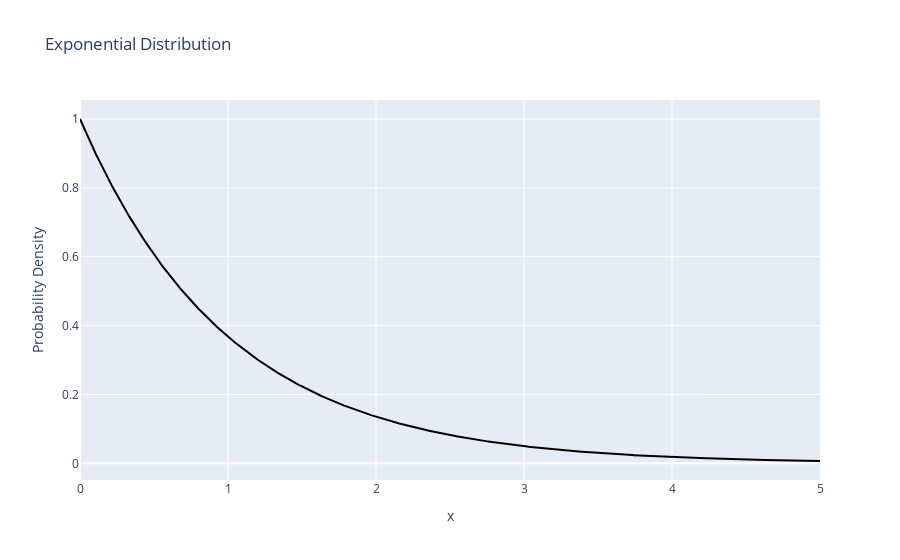

Source (notebook cell):
### Code cell
# Plotting original distribution
utils.visualize_exp_true(x_true, f_true)

### Figure 1 — Plotly figure (JSON) as saved in the notebook; plotly's stock layout.template omitted (floating-point values rounded to 4 significant figures; data arrays with more than 128 entries replaced by an {"elided": "..."} marker saying what was removed)
{"data": [{"marker": {"color": "black"}, "type": "scatter", "x": {"elided": "1000 float values"}, "y": {"elided": "1000 float values"}}], "layout": {"title": {"text": "Exponential Distribution"}, "xaxis": {"title": {"text": "x"}}, "yaxis": {"title": {"text": "Probability Density"}}}}
